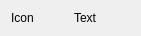
<?xml version="1.0" encoding="UTF-8"?>
<ui version="4.0">
 <class>ChunkWidget</class>
 <widget class="QWidget" name="ChunkWidget">
  <property name="geometry">
   <rect>
    <x>0</x>
    <y>0</y>
    <width>141</width>
    <height>35</height>
   </rect>
  </property>
  <property name="windowTitle">
   <string notr="true">Form</string>
  </property>
  <layout class="QHBoxLayout" name="horizontalLayout">
   <item>
    <widget class="QLabel" name="iconLabel">
     <property name="text">
      <string notr="true">Icon</string>
     </property>
    </widget>
   </item>
   <item>
    <widget class="QLabel" name="textLabel">
     <property name="text">
      <string notr="true">Text</string>
     </property>
    </widget>
   </item>
  </layout>
 </widget>
 <resources/>
 <connections/>
</ui>
